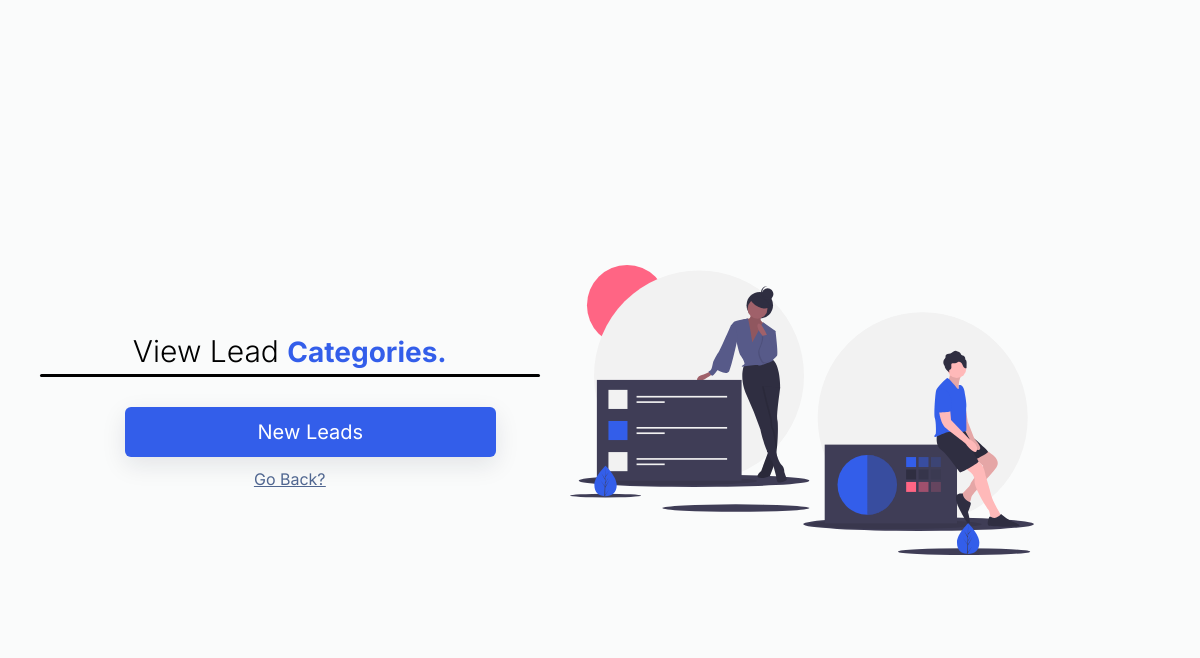
Page /lead_categories (signed in) on the earlier database version.
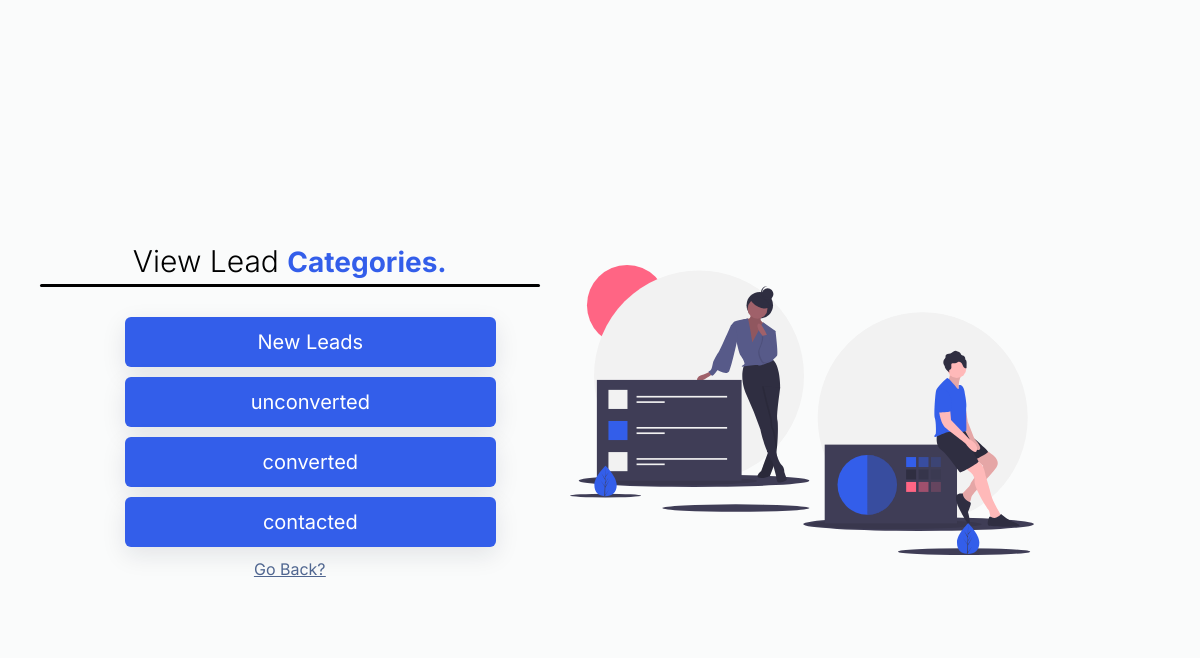
Same page on the later database version.
### CRMapp/models.py (models this page shows, shortened)
class Category(models.Model):
    name = models.CharField(max_length=15)
    user = models.ForeignKey("User", on_delete=models.CASCADE)

### CRMapp/views.py (the view)
# urls.py: path('lead_categories',views.Lead_categories.as_view(), name='category'),
class Lead_categories(ManualLoginRequiredMixin, generic.ListView):
    template_name = 'lead-categories.html'
    context_object_name = 'category'
    def get_queryset(self):
        if self.request.user.is_organisor:
            queryset = Category.objects.filter(user = self.request.user)
        return queryset

### CRMapp/mixins.py (called while the page is built)
    def dispatch(self, request, *args, **kwargs):
        if not request.user.is_authenticated or not request.user.is_organisor:
            return redirect('login')
        return super().dispatch(request, *args, **kwargs)

### CRMapp/templates/lead-categories.html (shortened to what this page needs)
{% extends 'registration/signup.html' %}
{% load tailwind_filters %}
{% load static %}
{% block content %}
<body>
    <div class="container">
        <div class="box">
            <div class="span">
                <h1>View Lead <span>Categories.</span></h1>
            </div>
                <div class="bottom">
                    <a href="#"><button class="w-full hover:px-3 py-2 rounded-md">New Leads</button></a>
                    {% for categories in category reversed %}
                    <button class="w-full hover:px-3 py-2 rounded-md">{{categories.name}}</button>
                    {% endfor %}
                </div>
                <div class="login">
                    <a href="{% url 'leads:lead-list' %}">Go Back?</a><br>
                </div>
        </div>
        <div class="team_img_wrapper">
            <img src="{% static 'images/team.svg' %}" alt="team-img" />
          </div>
    </div>
</body>
{% endblock %}

### CRMapp/templates/registration/signup.html (shortened to what this page needs)
<!DOCTYPE html>
<html lang="en">
<head>
    {% load tailwind_filters %}
    <link href="https://unpkg.com/tailwindcss@^1.0/dist/tailwind.min.css" rel="stylesheet">
    {% load static %}
    <link rel="stylesheet" href=" {% static 'signup.css'%} ">
{% block content %}{% endblock %}
</body>
</html>

### static/signup.css (style rules this page uses)
* { margin: 0; padding: 0; box-sizing: border-box; font-family: "Inter", sans-serif; }
body { font-family: "Inter", sans-serif; background: #fafbfb; background-size: cover; min-height: 100vh; margin: 10px; }
.container { min-height: 100vh; display: flex; justify-content: space-around; align-items: center; }
.team_img_wrapper { width: 500px; max-width: 100%; height: 440px; }
.team_img_wrapper img { width: 100%; height: 100%; object-fit: contain; }
.box { width: 600px; height: auto; border-radius: 9px; padding: 15px; }
.box h1 { font-weight: 300; font-size: 30px; margin-bottom: 10px; text-align: center; }
.span span { color: #335eea; font-size: 28px; font-weight: 700; text-transform: capitalize; }
.box h1::after { content: ''; display: block; width: 500px; height: 3px; margin: auto; background: black; border-radius: 3px; }
.bottom { width: 70%; margin-left: 100px; margin-top: 20px; margin-bottom: 10px; align-items: center; }
.bottom button { transition: 0.3s ease-in-out; height: 50px; font-size: 20px; font-weight: 400; background: #335eea; color: white; box-shadow: 0 0.5rem 1.5rem rgba(22, 28, 45, 0.1); margin-top: 10px; }
.login { text-decoration: underline 1px; text-align: center; color: #506690; }

Differences in the rows shown:
added Category: name "unconverted"
added Category: name "converted"
added Category: name "contacted"
